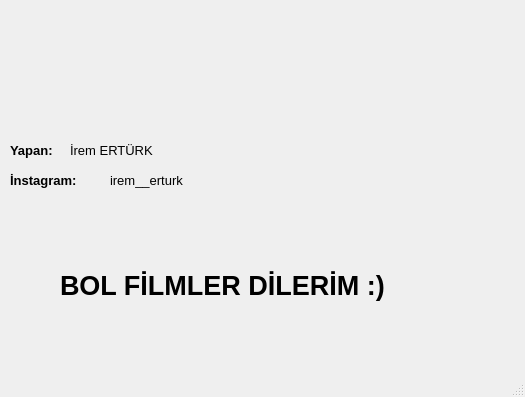
<?xml version="1.0" encoding="UTF-8"?>
<ui version="4.0">
 <class>hakkinda</class>
 <widget class="QMainWindow" name="hakkinda">
  <property name="geometry">
   <rect>
    <x>0</x>
    <y>0</y>
    <width>525</width>
    <height>397</height>
   </rect>
  </property>
  <property name="windowTitle">
   <string>Hakkında</string>
  </property>
  <property name="windowIcon">
   <iconset>
    <normaloff>icon2.png</normaloff>icon2.png</iconset>
  </property>
  <property name="styleSheet">
   <string notr="true">
#centralwidget{border-image: url(:/arkaplan/arkaplan9.jpeg);}</string>
  </property>
  <widget class="QWidget" name="centralwidget">
   <widget class="QLabel" name="label">
    <property name="geometry">
     <rect>
      <x>10</x>
      <y>130</y>
      <width>61</width>
      <height>41</height>
     </rect>
    </property>
    <property name="font">
     <font>
      <pointsize>10</pointsize>
      <weight>75</weight>
      <bold>true</bold>
     </font>
    </property>
    <property name="text">
     <string>Yapan:</string>
    </property>
   </widget>
   <widget class="QLabel" name="label_2">
    <property name="geometry">
     <rect>
      <x>70</x>
      <y>130</y>
      <width>181</width>
      <height>41</height>
     </rect>
    </property>
    <property name="font">
     <font>
      <pointsize>10</pointsize>
      <weight>50</weight>
      <bold>false</bold>
     </font>
    </property>
    <property name="text">
     <string>İrem ERTÜRK </string>
    </property>
   </widget>
   <widget class="QLabel" name="label_3">
    <property name="geometry">
     <rect>
      <x>10</x>
      <y>160</y>
      <width>101</width>
      <height>41</height>
     </rect>
    </property>
    <property name="font">
     <font>
      <pointsize>10</pointsize>
      <weight>75</weight>
      <bold>true</bold>
     </font>
    </property>
    <property name="text">
     <string>İnstagram:</string>
    </property>
   </widget>
   <widget class="QLabel" name="label_4">
    <property name="geometry">
     <rect>
      <x>110</x>
      <y>160</y>
      <width>181</width>
      <height>41</height>
     </rect>
    </property>
    <property name="font">
     <font>
      <pointsize>10</pointsize>
      <weight>50</weight>
      <bold>false</bold>
     </font>
    </property>
    <property name="text">
     <string>irem__erturk</string>
    </property>
   </widget>
   <widget class="QLabel" name="label_5">
    <property name="geometry">
     <rect>
      <x>60</x>
      <y>210</y>
      <width>421</width>
      <height>151</height>
     </rect>
    </property>
    <property name="font">
     <font>
      <family>Tahoma</family>
      <pointsize>20</pointsize>
      <weight>75</weight>
      <bold>true</bold>
     </font>
    </property>
    <property name="text">
     <string>BOL FİLMLER DİLERİM :)</string>
    </property>
   </widget>
  </widget>
  <widget class="QMenuBar" name="menubar">
   <property name="geometry">
    <rect>
     <x>0</x>
     <y>0</y>
     <width>525</width>
     <height>26</height>
    </rect>
   </property>
  </widget>
  <widget class="QStatusBar" name="statusbar"/>
 </widget>
 <resources>
  <include location="anasayfa.qrc"/>
 </resources>
 <connections/>
</ui>
